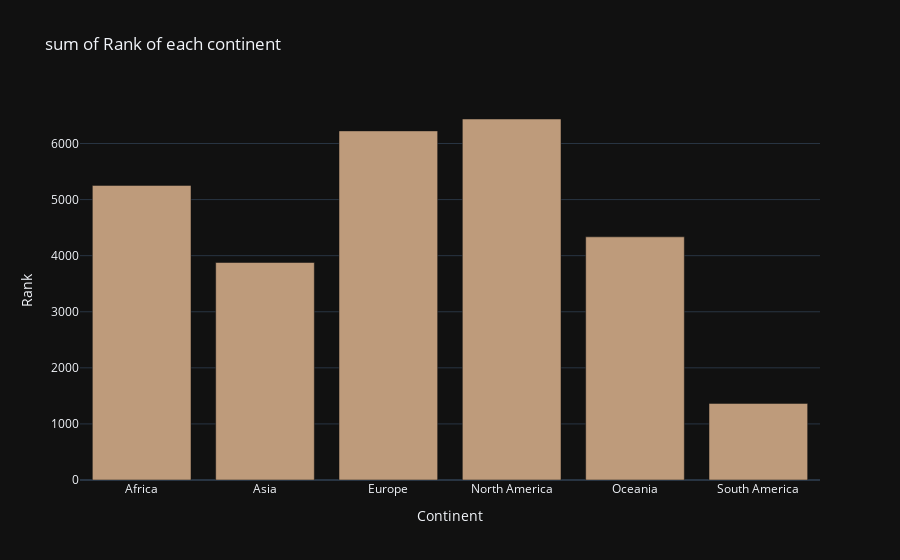

Notebook code cell kept with this figure:
### Code cell
d = countries.groupby(by='Continent').sum()

d = countries.groupby(by = 'Continent').sum()

iplot(px.bar(d, x= d.index, y= 'Rank',
             title = 'sum of Rank of each continent',
             color_discrete_sequence = [colors[5]],
             template='plotly_dark'))

### Figure 1 — Plotly figure (JSON) as saved in the notebook; plotly's stock layout.template omitted (floating-point values rounded to 4 significant figures)
{"data": [{"alignmentgroup": "True", "hovertemplate": "Continent=%{x}<br>Rank=%{y}<extra></extra>", "legendgroup": "", "marker": {"color": "#be9b7b ", "pattern": {"shape": ""}}, "name": "", "offsetgroup": "", "orientation": "v", "showlegend": false, "textposition": "auto", "type": "bar", "x": ["Africa", "Asia", "Europe", "North America", "Oceania", "South America"], "xaxis": "x", "y": [5253, 3878, 6225, 6437, 4336, 1366], "yaxis": "y"}], "layout": {"autosize": true, "barmode": "relative", "legend": {"tracegroupgap": 0}, "title": {"text": "sum of Rank of each continent"}, "xaxis": {"anchor": "y", "autorange": true, "domain": [0, 1], "range": [-0.5, 5.5], "title": {"text": "Continent"}, "type": "category"}, "yaxis": {"anchor": "x", "autorange": true, "domain": [0, 1], "range": [0, 6776.0], "title": {"text": "Rank"}, "type": "linear"}}}
